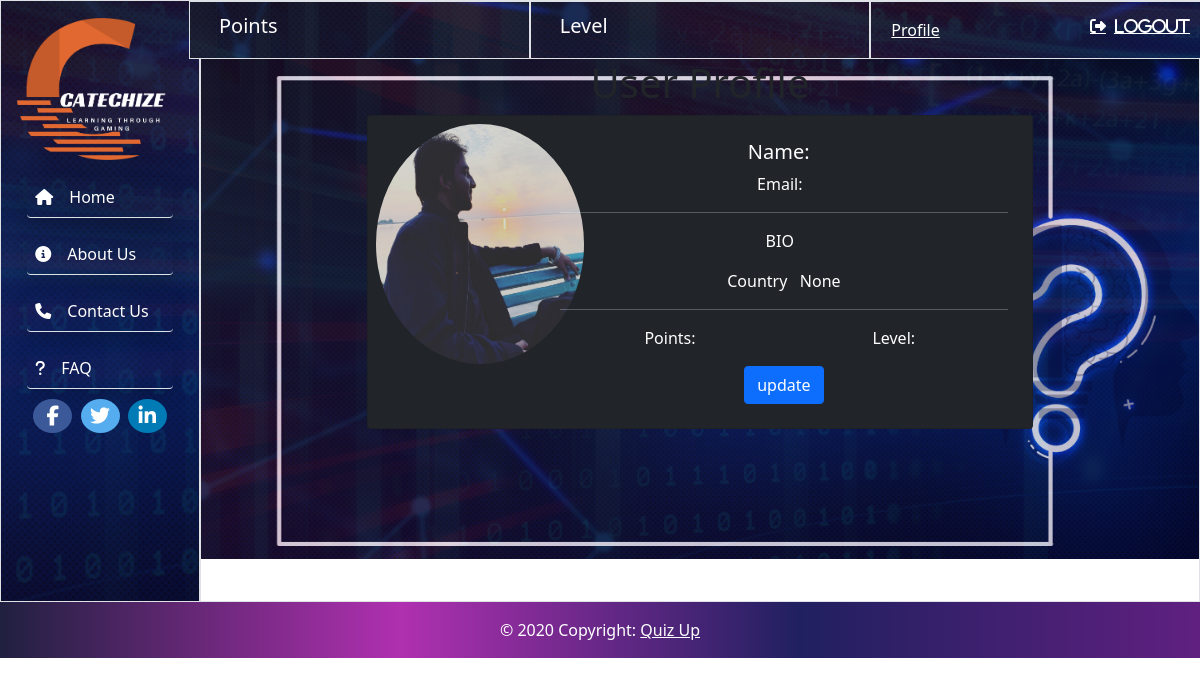
Page /members/profile/1/ on the committed database.
### members/models.py (models this page shows, shortened)
class User(AbstractUser):
    bio=models.TextField(max_length=250, blank=True)
    profile_pic=models.ImageField(blank=True,null=True,upload_to="images/profile/",default="pic.jpg")
    country=models.CharField(max_length=250,blank=True,null=True)

### members/views.py (the view)
# urls.py: path('profile/<int:pk>/', GeeksDetailView.as_view(template_name = "geeksmodel_detail.html"),name="profile"),
class GeeksDetailView(DetailView):
	model = User

### members/templates/geeksmodel_detail.html
{% extends 'base.html' %}
{% load static %}
{% block content %}
<h1>User Profile</h1>
<div class="card col-8 mx-auto bg-dark text-white" >
   <div class="row p-2">
    <div class="col-xl-3  ">
        {% if object.profile_pic %}
        <img src="{{ object.profile_pic.url }}" class="card-img-top rounded-circle "  alt="..." style="width: 13rem;height: 15rem;">
        {% else %}
        <img src="{% static 'pic.jpg' %}" class="card-img-top rounded-circle "  alt="another" style="width: 13rem;height: 15rem;" >
        {% endif %}
    </div>
        <div class="col-xl-9">
    <div class="card-body">
      <h5 class="card-title text-capitalize ">Name: &nbsp; {{ object.first_name }} {{ object.last_name }}</h5>
      <p class="card-text">Email: &nbsp; {{ object.email }}</p>
      <hr>
      <p class="card-text"> BIO &nbsp; {{ object.bio }}</p>
      <p class="card-text text-capitalize"> Country &nbsp; {{ object.country }}</p>
      <hr>
      <div class="d-flex justify-content-around">
        <p class="card-text"> Points: &nbsp;{{object.user_points}} </p>
        <p class="card-text"> Level: &nbsp; </p>
      </div>
      <a href="{% url 'members:update' object.id %} " class="btn btn-primary ">update</a>
    </div>
</div>
  </div>
</div>
{% endblock %}

### rows in the picture
User: profile_pic (picture), country "None"
